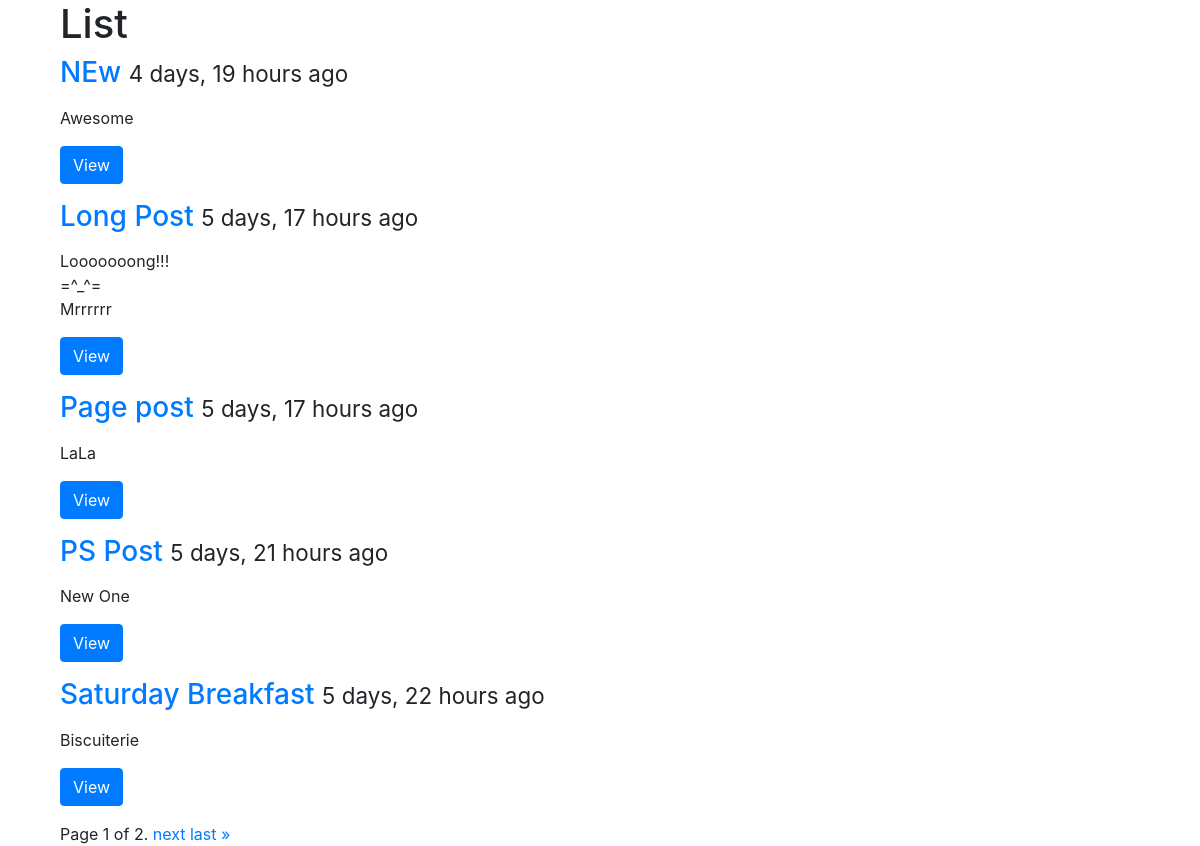
The page /posts/ on the database as committed earlier.
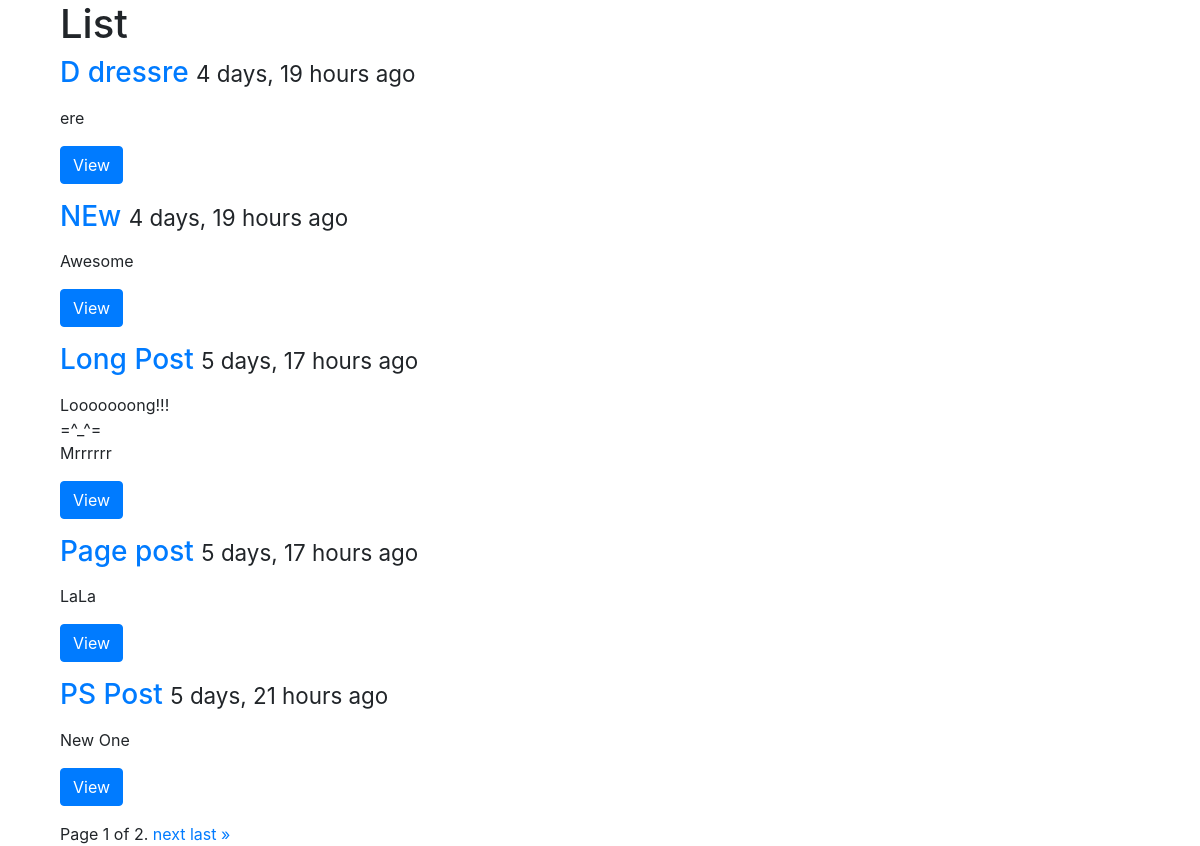
The same page on the database as committed later.
### posts/models.py (models this page shows, shortened)
class Post(models.Model):
    title = models.CharField(max_length=120)
    image = models.FileField(null=True, blank=True)
    content = models.TextField()
    updated = models.DateTimeField(auto_now=True, auto_now_add=False)
    timestamp = models.DateTimeField(auto_now=False, auto_now_add=True)
    def get_absolute_url(self):
        return reverse("posts_detail", kwargs={'id': self.id})
    class Meta:
        ordering = ['-timestamp', '-updated']

### posts/views.py (the view)
# urls.py: path('', posts_list, name='posts_list'),
def posts_list(request):
    queryset_list = Post.objects.all()  # .order_by('-timestamp')
    paginator = Paginator(queryset_list, 5)  # Show 25 contacts per page.
    page = request.GET.get('page')
    try:
        queryset = paginator.page(page)
    except PageNotAnInteger:
        queryset = paginator.page(1)
    except EmptyPage:
        queryset = paginator.page(paginator.num_pages)
    context_data = {
        'obj_list': queryset,
        'title': 'List'
    }
    return render(request, 'post_list.html', context_data)

### TEMPLATES/post_list.html (shortened to what this page needs)
{% extends "base.html" %}
{% block content %}
<div class="col-sm-6 col-sm-offset-3">
    <h1>{{ title }}</h1>
{% for obj in obj_list %}
<div class="row">
    <div class="col-sm-12">
        <div class="thumbnail">
            <div class="caption">
                <h3> <a href='{{ obj.get_absolute_url }}'> {{ obj.title }}</a> <small> {{ obj.timestamp | timesince }} ago </small></h3>
            <p>{{ obj.content | linebreaks | truncatechars:120 }}</p>
                <p><a href="{{ obj.get_absolute_url }}" class="btn btn-primary" role="button"> View </a></p>
            </div>
        </div>
    </div>
</div>
{% endfor%}
    <div class="pagination">
    <span class="step-links">
        <span class="current">
            Page {{ obj_list.number }} of {{ obj_list.paginator.num_pages }}.
        </span>
        {% if obj_list.has_next %}
            <a href="?page={{ obj_list.next_page_number }}">next</a>
            <a href="?page={{ obj_list.paginator.num_pages }}">last &raquo;</a>
        {% endif %}
    </span>
</div>
</div>
{% endblock content %}

### TEMPLATES/base.html (shortened to what this page needs)
{% load staticfiles %}
<!DOCTYPE html>
<html lang="en">
<head>
    <link rel="stylesheet" href="https://cdn.jsdelivr.net/npm/bootstrap@4.5.3/dist/css/bootstrap.min.css">
</head>
<body>
    <div class="container">
        {% block content %}
        {% endblock content %}
    </div>
</body>
</html>

Rows that differ between the two databases and show on the page:
no longer on this page (row unchanged): Post: title "Saturday Breakfast", timestamp "5 days, 22 hours", content "Biscuiterie"
added Post: title "D dressre", timestamp "4 days, 19 hours", content "ere"
